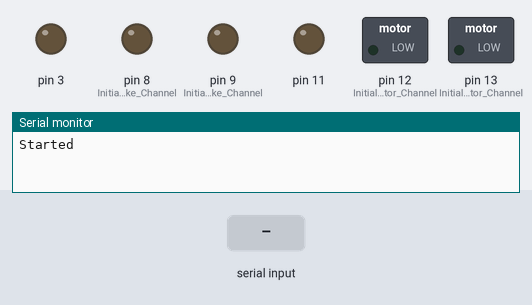
Bench run of a sketch on a simulated Arduino Uno, built with avr-gcc and run on an emulated ATmega328P. Shown: switched loads named in the sketch (green lamp = pin HIGH), output pins drawn as LEDs (lit = HIGH), the last lines printed to the serial monitor. Inputs (shaded band) come from the test bench.

Above: at 1.2 s.
1.3 s: "l" received over Serial
At 2.1 s:
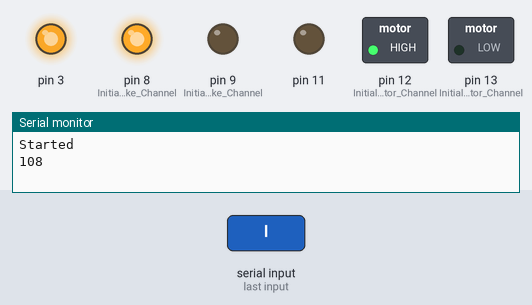
2.8 s: byte 32 (32) received over Serial
At 3.2 s:
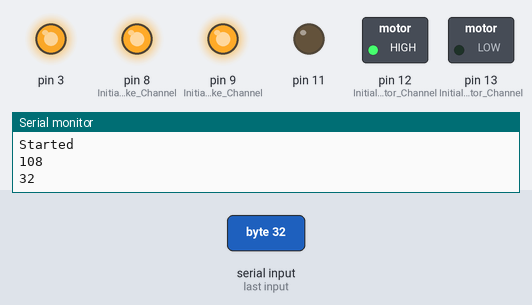
4.3 s: "k" received over Serial
At 5.5 s:
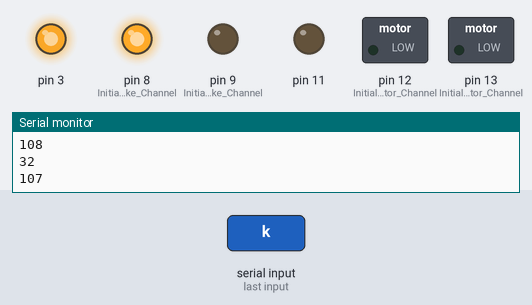
5.8 s: "o" received over Serial
At 6.7 s:
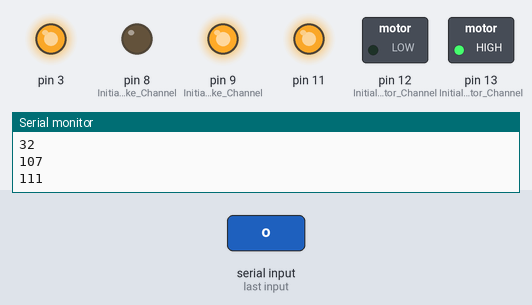
7.3 s: "m" received over Serial
At 7.8 s:
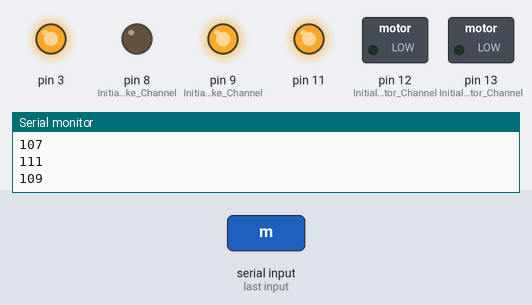
8.8 s: byte 32 (32) received over Serial
At 10.2 s:
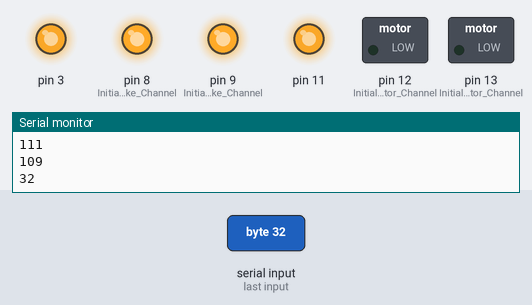
Timing chart, 0 to 11.3 s (numbered marks = the images above; inputs shaded):
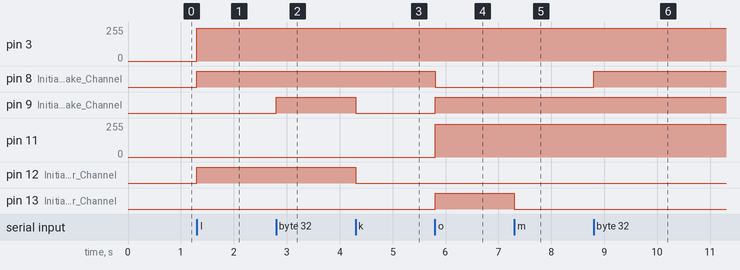

Measured:
- after the input at 1.3 s, pin 3: 0/255 → 244/255 at once; pin 8 (Initialise_Brake_Channel), pin 12 (Initialise_Motor_Channel): LOW → HIGH at once
- after the input at 2.8 s, pin 9 (Initialise_Brake_Channel): LOW → HIGH at once
- after the input at 4.3 s, pin 9 (Initialise_Brake_Channel), pin 12 (Initialise_Motor_Channel): HIGH → LOW at once
- after the input at 5.8 s, pin 8 (Initialise_Brake_Channel): HIGH → LOW at once; pin 9 (Initialise_Brake_Channel), pin 13 (Initialise_Motor_Channel): LOW → HIGH at once; pin 11: 0/255 → 244/255 at once
- after the input at 7.3 s, pin 13 (Initialise_Motor_Channel): HIGH → LOW at once
- after the input at 8.8 s, pin 8 (Initialise_Brake_Channel): LOW → HIGH at once

The sketch:

RoboController2.ino
```cpp
// Listen to bytes on serial port and drive motor shield accordingly
// This is for newer style motorshield

byte inByte;

void setup() {
   // initialise serial comms at 9600 baud
   Serial.begin(9600);

   // Commented out lines for debugging using the on-board LED
   // pinMode(13,OUTPUT);
   // digitalWrite(13, LOW);

    //Setup Channel A
   pinMode(12, OUTPUT);    // Initialise Motor Channel A pin - DIRECTION
   pinMode(9, OUTPUT);     // Initialise Brake Channel A pin - BRAKE

   //Setup Channel B
   pinMode(13, OUTPUT);    // Initialise Motor Channel A pin - DIRECTION
   pinMode(8, OUTPUT);     // Initialise Brake Channel A pin - BRAKE

   Serial.println("Started");
}

void loop() {

  while (Serial.available() > 0)
  {
    inByte = Serial.read();

    if (inByte > 0)
    {
       Serial.println(inByte);
    }

    if (inByte == 108) // 'l'
    {
       digitalWrite(12, HIGH);  // Establish forward direction of Channel A
       digitalWrite(9, LOW);    // Disengage the break for Channel A
       digitalWrite(8, HIGH);   // Engage the Brake for Channel B
       analogWrite(3,244);      // Spin the motor on Channel A at full speed
    }
    if (inByte == 107) // 'k'
    {
      digitalWrite(12, LOW);    // Establishes backward direction of Channel A
      digitalWrite(9, LOW);     // Disengage the Brake for Channel A
      digitalWrite(8, HIGH);    // Engage the Brake for Channel B
      analogWrite(3, 244);      // Spin the motor on Channel A at half speed
    }
    if (inByte == 111) //'o'
    {
      // digitalWrite(13,HIGH);
      digitalWrite(13, HIGH);  // Establish forward direction of Channel B
      digitalWrite(8, LOW);    // Disengage the break for Channel B
      digitalWrite(9, HIGH);   // Engage the Brake for Channel A
      analogWrite(11,244);     // Spin the motor on Channel B at full speed
    }
    if (inByte == 109 ) //'m'
    {
      // digitalWrite(13,LOW);
      digitalWrite(13, LOW);    // Establishes backward direction of Channel B
      digitalWrite(8, LOW);     // Disengage the Brake for Channel B
      digitalWrite(9, HIGH);    // Engage the Brake for Channel A
      analogWrite(11, 244);     // Spins the motor on Channel B at half speed
    }

    if (inByte == 32) //' '
    {
      digitalWrite(8, HIGH);    // Engage the Brake for Channel B
      digitalWrite(9, HIGH);    // Engage the Brake for Channel A
    }
  }
}
```
